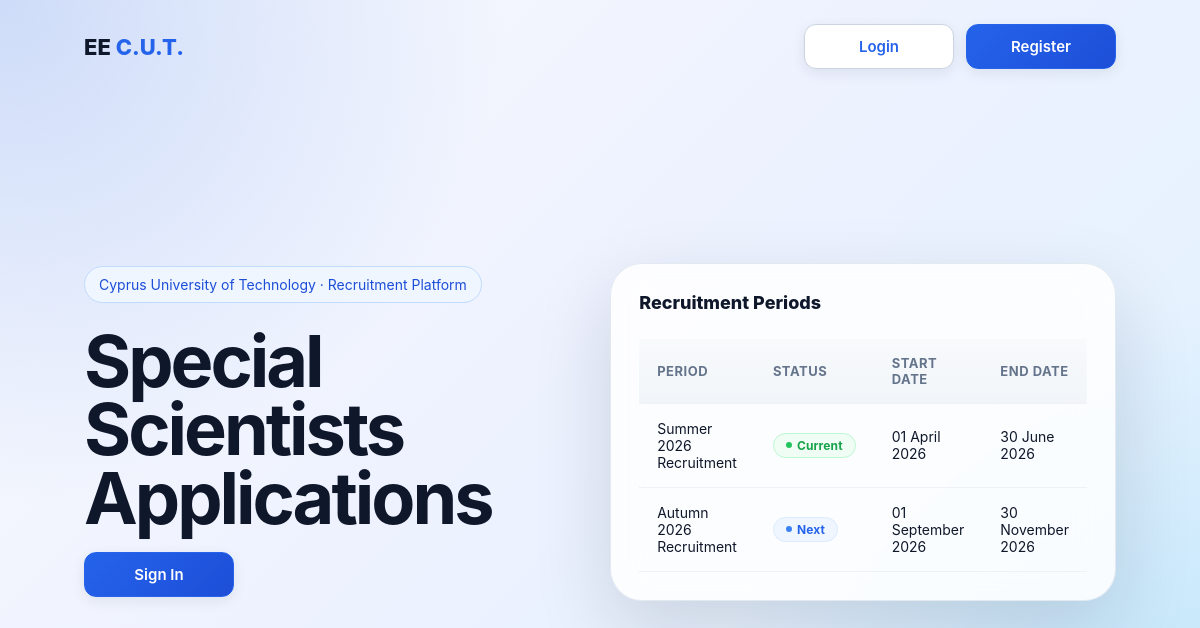
The page / on the database its author committed.
### tables this page shows
CREATE TABLE recruitment_periods (
                                     id            INT AUTO_INCREMENT PRIMARY KEY,
                                     title         VARCHAR(100) NOT NULL,
                                     start_date    DATE NOT NULL,
                                     end_date      DATE NOT NULL,
                                     is_active     TINYINT(1) NOT NULL DEFAULT 1
);

### includes/crud/recruitment_periods_crud.php (called while the page is built, shortened)
<?php
function getCurrentRecruitmentPeriod(PDO $pdo): ?array
{
    $stmt = $pdo->prepare("
        SELECT id, title, start_date, end_date, is_active
        FROM recruitment_periods
        WHERE CURDATE() BETWEEN start_date AND end_date
        ORDER BY start_date DESC
        LIMIT 1
    ");
    $stmt->execute();
    $period = $stmt->fetch(PDO::FETCH_ASSOC);
    return $period ?: null;
}
function getNextRecruitmentPeriod(PDO $pdo): ?array
{
    $stmt = $pdo->prepare("
        SELECT *
        FROM recruitment_periods
        WHERE start_date > CURDATE()
        ORDER BY start_date ASC
        LIMIT 1
    ");
    $stmt->execute();
    $period = $stmt->fetch(PDO::FETCH_ASSOC);
    return $period ?: null;
}

### utils/time_utils.php (called while the page is built, shortened)
<?php
function formatDate(?string $date): string
{
    try {
        $dt = new DateTime($date);
        return $dt->format('d F Y');
    } catch (Exception $e) {
        return $date;
    }
}

### index.php (the view, shortened to what this page needs)
<?php
require_once __DIR__ . '/includes/db.php';
require_once __DIR__ . '/includes/crud/recruitment_periods_crud.php';
require_once __DIR__ . '/utils/time_utils.php';
$isLoggedIn = isset($_SESSION['user_id']);
$username = $_SESSION['username'] ?? 'User';
$role = $_SESSION['role'] ?? '';
$avatarLetter = strtoupper(substr($username, 0, 1));
function getDashboardUrl(string $role): string
{
    switch ($role) {
        default:
            return 'modules/list.php';
    }
}
$dashboardUrl = getDashboardUrl($role);
$currentPeriod = getCurrentRecruitmentPeriod($pdo);
$nextPeriod = getNextRecruitmentPeriod($pdo);
?>
<!DOCTYPE html>
<html lang="en">
<head>
    <link rel="stylesheet" href="assets/css/style.css">
    <link rel="stylesheet" href="assets/css/dashboard.css">
    <link rel="stylesheet" href="assets/css/list.css">
    <link rel="stylesheet" href="assets/css/admin.css">
</head>
<body>
<div class="landing-page">
    <header class="landing-nav">
        <div class="brand">
            EE <span>C.U.T.</span>
        </div>
        <nav class="nav-actions">
            <?php if ($isLoggedIn): ?>
                <a class="protected-profile-link">
                    <span class="protected-profile-avatar">
                        <?= htmlspecialchars($avatarLetter); ?>
                    </span>
                    <span class="protected-profile-name">
                        <?= htmlspecialchars($username); ?>
                    </span>
                </a>
                <a href="<?= htmlspecialchars($dashboardUrl); ?>" class="btn btn-primary">Go to Dashboard</a>
                <a href="auth/logout.php" class="btn btn-secondary">Logout</a>
            <?php else: ?>
                <a href="auth/login.php" class="btn btn-secondary">Login</a>
                <a href="auth/register.php" class="btn btn-primary">Register</a>
            <?php endif; ?>
        </nav>
    </header>
    <main class="hero">
        <section class="hero-content">
            <div class="badge">
                Cyprus University of Technology · Recruitment Platform
            </div>
            <h1>Special Scientists Applications</h1>
            <br>
            <div class="hero-actions">
                <?php if ($isLoggedIn): ?>
                    <a href="<?= htmlspecialchars($dashboardUrl); ?>" class="btn btn-primary">Continue to Dashboard</a>
                <?php else: ?>
                    <a href="auth/login.php" class="btn btn-primary">Sign In</a>
                <?php endif; ?>
            </div>
        </section>
        <section class="hero-panel">
            <div class="dashboard-card">
                <div class="card-top">
                    <div class="card-title">Recruitment Periods</div>
                </div>
                <div class="recruitment-period-table">
                    <table class="admin-table">
                        <thead>
                        <tr>
                            <th>Period</th>
                            <th>Status</th>
                            <th>Start Date</th>
                            <th>End Date</th>
                        </tr>
                        </thead>
                        <tbody>
                        <?php if ($currentPeriod): ?>
                            <tr>
                                <td><?= htmlspecialchars($currentPeriod['title']); ?></td>
                                <td>
                                    <span class="status-pill status-approved">Current</span>
                                </td>
                                <td><?= htmlspecialchars(formatDate($currentPeriod['start_date'])); ?></td>
                                <td><?= htmlspecialchars(formatDate($currentPeriod['end_date'])); ?></td>
                            </tr>
                        <?php else: ?>
                            <tr>
                                <td colspan="4">No active period.</td>
                            </tr>
                        <?php endif; ?>
                        <?php if ($nextPeriod): ?>
                            <tr>
                                <td><?= htmlspecialchars($nextPeriod['title']); ?></td>
                                <td>
                                    <span class="status-pill status-submitted">Next</span>
                                </td>
                                <td><?= htmlspecialchars(formatDate($nextPeriod['start_date'])); ?></td>
                                <td><?= htmlspecialchars(formatDate($nextPeriod['end_date'])); ?></td>
                            </tr>
                        <?php else: ?>
                            <tr>
                                <td colspan="4">No upcoming period.</td>
                            </tr>
                        <?php endif; ?>
                        </tbody>
                    </table>
                </div>
            </div>
        </section>
    </main>
</div>
</body>
</html>

### assets/css/style.css (style rules this page uses)
* { margin: 0; padding: 0; box-sizing: border-box; }
body { font-family: "Inter", "Segoe UI", Arial, Helvetica, sans-serif; background: linear-gradient(180deg, #f8fafc 0%, #eef2ff 100%); color: #1f2937; min-height: 100vh; }
a { text-decoration: none; color: inherit; }
.btn { display: inline-flex; align-items: center; justify-content: center; min-width: 150px; padding: 12px 18px; border-radius: 12px; border: 1px solid transparent; font-size: 15px; font-weight: 600; cursor: pointer; transition: all 0.2s ease; box-shadow: 0 4px 14px rgba(15, 23, 42, 0.08); }
.btn-primary { background: linear-gradient(135deg, #2563eb 0%, #1d4ed8 100%); color: #ffffff; border-color: #2563eb; }
.btn-secondary { background-color: #ffffff; color: #2563eb; border-color: #cbd5e1; }
.status-pill { display: inline-flex; align-items: center; gap: 5px; padding: 4px 12px; border-radius: 999px; font-size: 12px; font-weight: 700; letter-spacing: 0.01em; border: 1px solid transparent; white-space: nowrap; }
.status-pill::before { content: ''; width: 6px; height: 6px; border-radius: 50%; flex-shrink: 0; }
.status-submitted { background: #eff6ff; color: #1d4ed8; border-color: #bfdbfe; }
.status-submitted::before { background: #3b82f6; }
.status-approved { background: #f0fdf4; color: #16a34a; border-color: #bbf7d0; }
.status-approved::before { background: #22c55e; }
.landing-page { min-height: 100vh; display: flex; flex-direction: column; background: radial-gradient(circle at top left, rgba(37, 99, 235, 0.20), transparent 35%), radial-gradient(circle at bottom right, rgba(14, 165, 233, 0.18), transparent 35%), linear-gradient(135deg, #f8fafc 0%, #eef2ff 45%, #e0f2fe 100%); }
.landing-nav { width: 100%; padding: 24px 7%; display: flex; justify-content: space-between; align-items: center; }
.brand { font-size: 22px; font-weight: 800; color: #0f172a; }
.brand span { color: #2563eb; }
.nav-actions { display: flex; gap: 12px; align-items: center; }
.hero { flex: 1; display: grid; grid-template-columns: 1.1fr 0.9fr; gap: 50px; align-items: center; padding: 40px 7% 70px; }
.hero-content { max-width: 780px; }
.badge { display: inline-flex; padding: 9px 14px; border-radius: 999px; background: #eff6ff; border: 1px solid #bfdbfe; color: #1d4ed8; font-size: 14px; margin-bottom: 24px; }
.hero h1 { font-size: clamp(42px, 6vw, 82px); line-height: 0.95; margin: 0; color: #0f172a; letter-spacing: -3px; }
.hero-actions { display: flex; flex-wrap: wrap; gap: 14px; }
.hero-panel { position: relative; }
.dashboard-card { width: 100%; border-radius: 32px; padding: 28px; background: rgba(255, 255, 255, 0.85); border: 1px solid rgba(226, 232, 240, 0.95); box-shadow: 0 30px 80px rgba(15, 23, 42, 0.14); backdrop-filter: blur(18px); }
.card-top { display: flex; justify-content: space-between; align-items: center; margin-bottom: 26px; }
.card-title { font-size: 18px; font-weight: 800; color: #0f172a; }

### assets/css/dashboard.css (style rules this page uses)
table { width: 100%; border-collapse: collapse; }
thead { background: linear-gradient(180deg, #f8fafc 0%, #f1f5f9 100%); }
th, td { text-align: left; padding: 14px 16px; border-bottom: 1px solid #eef2f7; font-size: 14px; }
th { font-size: 12px; text-transform: uppercase; letter-spacing: 0.04em; color: #64748b; font-weight: 700; }
td { color: #0f172a; }
.status-submitted { background: #eff6ff; color: #2563eb; border-color: #dbeafe; }
.status-submitted::before { background: #3b82f6; }
.status-approved { background: #f0fdf4; color: #16a34a; border-color: #bbf7d0; }
.status-approved::before { background: #22c55e; }

### assets/css/list.css (style rules this page uses)
table { width: 100%; border-collapse: collapse; }
thead { background: linear-gradient(180deg, #f8fafc 0%, #f1f5f9 100%); }
th, td { text-align: left; padding: 16px 18px; border-bottom: 1px solid #eef2f7; font-size: 14px; }
th { font-size: 13px; text-transform: uppercase; letter-spacing: 0.04em; color: #64748b; font-weight: 700; }
td { color: #0f172a; }

### rows shown on the page
recruitment_periods: title "Summer 2026 Recruitment", start_date "01 April 2026", end_date "30 June 2026"
recruitment_periods: title "Autumn 2026 Recruitment", start_date "01 September 2026", end_date "30 November 2026"
